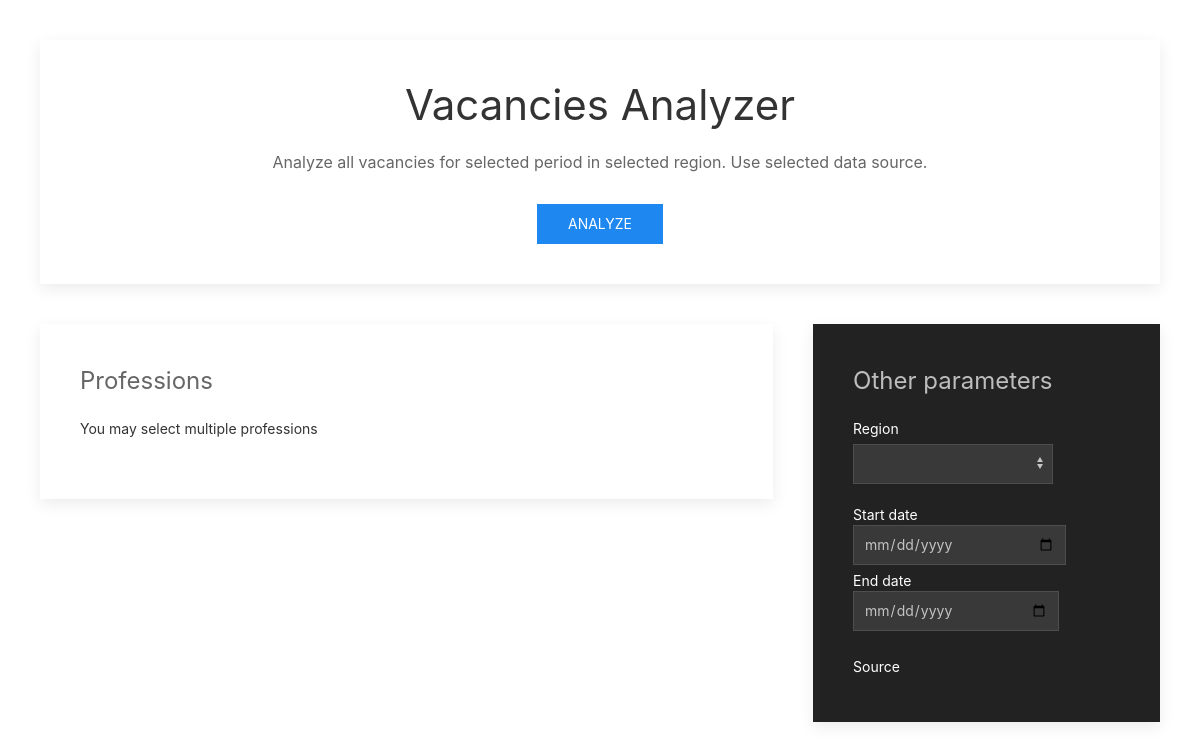
Before: / with the older database file.
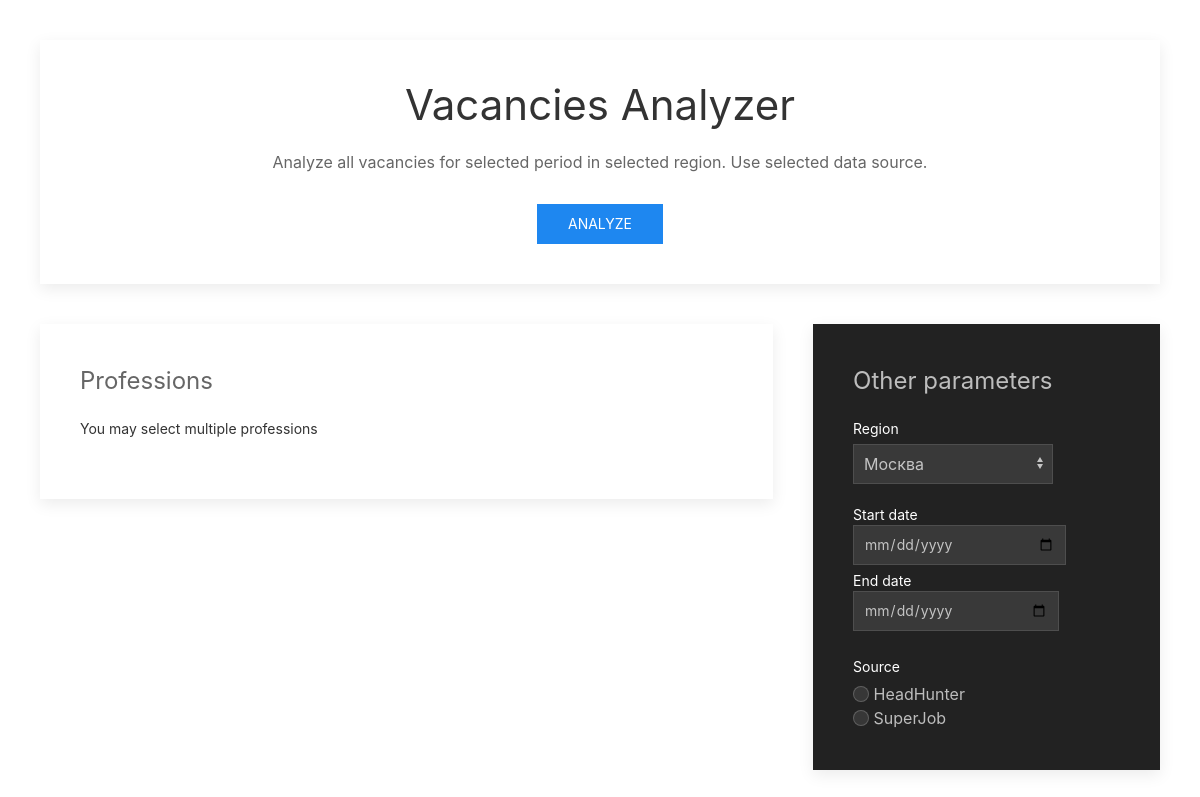
After: the same page with the newer database file.
### models.py (models this page shows, shortened)
class Source(db.Model):
    id = db.Column(db.Integer, primary_key=True)
    name = db.Column(db.String(64), index=True, unique=True)
    is_support = db.Column(db.Boolean)
    vacancies = db.relationship('Vacancy', backref='source', lazy='dynamic')

### app.py (the view)
@app.route('/')
def home():
    professions = Profstandard.query.all()
    regions = Region.query.all()
    sources = Source.query.all()
    return render_template('index.html', title='home', professions=professions, regions=regions, sources=sources)

### app.py (called while the page is built)
@app.after_request
def add_header(response):
    response.headers['X-UA-Compatible'] = 'IE=Edge,chrome=1'
    response.headers['Cache-Control'] = 'public, max-age=0'
    return response

### templates/index.html (shortened to what this page needs)
<!DOCTYPE html>
<html lang="en">
<head>
    <link rel="stylesheet" href="../static/css/uikit.min.css" />
</head>
<body>
<form action="/search" method="get" class="uk-form-stacked">
    <div class="uk-padding">
        <div class="uk-card uk-card-default uk-card-body">
            <h1 class="uk-text-center">Vacancies Analyzer</h1>
            <p class="uk-text-center">Analyze all vacancies for selected period in selected region. Use selected data source.</p>
            <button class="uk-button uk-button-primary uk-align-center" type="submit">Analyze</button>
        </div>
    </div>
    <div class="uk-padding uk-padding-remove-top">
        <div class="uk-child-width-expand@s" uk-grid>
            <div class="uk-width-2-3@m">
                <div class="uk-card uk-card-default uk-card-body">
                    <legend class="uk-legend">Professions</legend>
                    <div class="uk-margin">
                        <div class="uk-form-label">You may select multiple professions</div>
                    </div>
                </div>
            </div>
            <div>
                <div class="uk-card uk-card-secondary uk-card-body">
                    <legend class="uk-legend">Other parameters</legend>
                    <div class="uk-margin">
                        <label class="uk-form-label" for="form-stacked_select">Region</label>
                        <div class="uk-form-controls">
                            <select name="region" class="uk-select uk-form-width-medium" id="form-stacked_select">
                                {% for region in regions %}
                                    <option value="{{ region.id }}">{{ region.name }}</option>
                                {% endfor %}
                            </select>
                        </div>
                    </div>
                    <div class="uk-margin uk-grid-small uk-child-width-auto uk-grid">
                        <label class="uk-form-label">Start date<input type="date" name="sdate" class="uk-input"/></label>
                        <label class="uk-form-label">End date<input type="date" name="edate" class="uk-input"/></label>
                    </div>
                    <div class="uk-margin">
                        <div class="uk-form-label">Source</div>
                        <div class="uk-form-controls">
                            {% for source in sources %}
                                <label><input class="uk-radio"
                                        {% if source.is_support == False %}
                                              disabled
                                        {% endif %}
                                              type="radio" value="{{ source.id }}" name="source"> {{ source.name }}</label><br>
                            {% endfor %}
                        </div>
                    </div>
                </div>
            </div>
        </div>
    </div>
</form>
</body>
</html>

Changed rows visible on the page:
added Source: is_support "☐ HeadHunter", name "HeadHunter"
added Source: is_support "☐ SuperJob", name "SuperJob"
Other visible differences:
form field region: (not shown) → "Москва"
